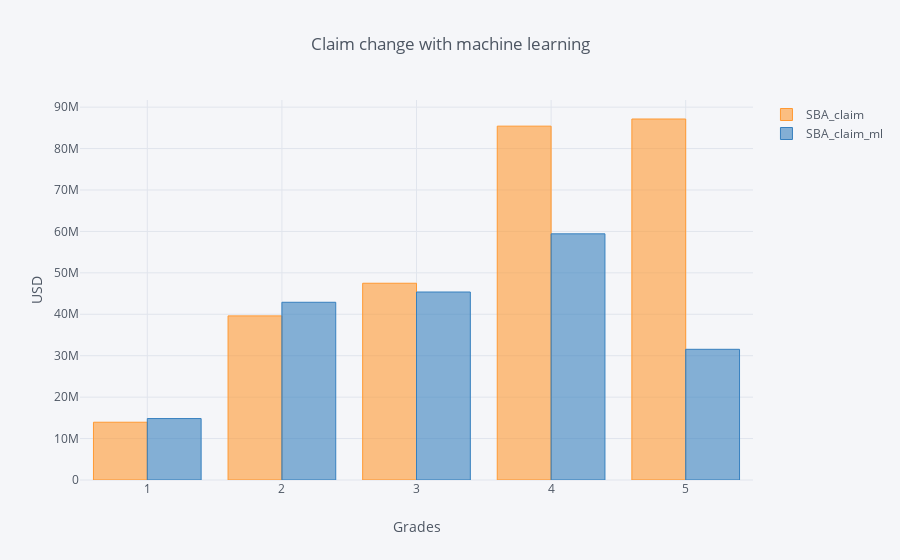

Notebook code for this chart:
### Code cell
(kernix_check.groupby('Grade')[['SBA_claim', 'SBA_claim_ml']].sum()).iplot(kind = 'bar',
title = 'Claim change with machine learning', yTitle = 'USD', xTitle = 'Grades')

### Figure 1 — Plotly figure (JSON) as saved in the notebook; plotly's stock layout.template omitted (floating-point values rounded to 4 significant figures)
{"data": [{"marker": {"color": "rgba(255, 153, 51, 0.6)", "line": {"color": "rgba(255, 153, 51, 1.0)", "width": 1}}, "name": "SBA_claim", "orientation": "v", "text": "", "type": "bar", "x": [1, 2, 3, 4, 5], "y": [13947420, 39615172, 47492504, 85411074, 87135849]}, {"marker": {"color": "rgba(55, 128, 191, 0.6)", "line": {"color": "rgba(55, 128, 191, 1.0)", "width": 1}}, "name": "SBA_claim_ml", "orientation": "v", "text": "", "type": "bar", "x": [1, 2, 3, 4, 5], "y": [14832882, 42896691, 45380000.0, 59420000.0, 31550000.0]}], "layout": {"legend": {"bgcolor": "#F5F6F9", "font": {"color": "#4D5663"}}, "paper_bgcolor": "#F5F6F9", "plot_bgcolor": "#F5F6F9", "title": "Claim change with machine learning", "titlefont": {"color": "#4D5663"}, "xaxis1": {"gridcolor": "#E1E5ED", "showgrid": true, "tickfont": {"color": "#4D5663"}, "title": "Grades", "titlefont": {"color": "#4D5663"}, "zerolinecolor": "#E1E5ED"}, "yaxis1": {"gridcolor": "#E1E5ED", "showgrid": true, "tickfont": {"color": "#4D5663"}, "title": "USD", "titlefont": {"color": "#4D5663"}, "zerolinecolor": "#E1E5ED"}}}
